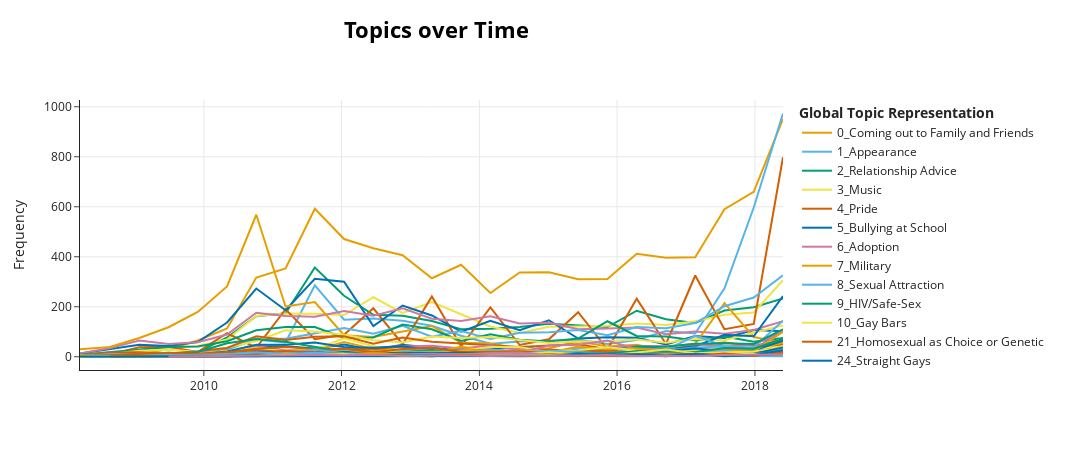

Notebook source saved alongside this figure:
### Markdown cell above
Once the tuning is completed, we can visualize the trends for different topics over the time intervals.

### Code cell
model.visualize_topics_over_time(topics_over_time, topics=topics_of_interest, custom_labels=True)
